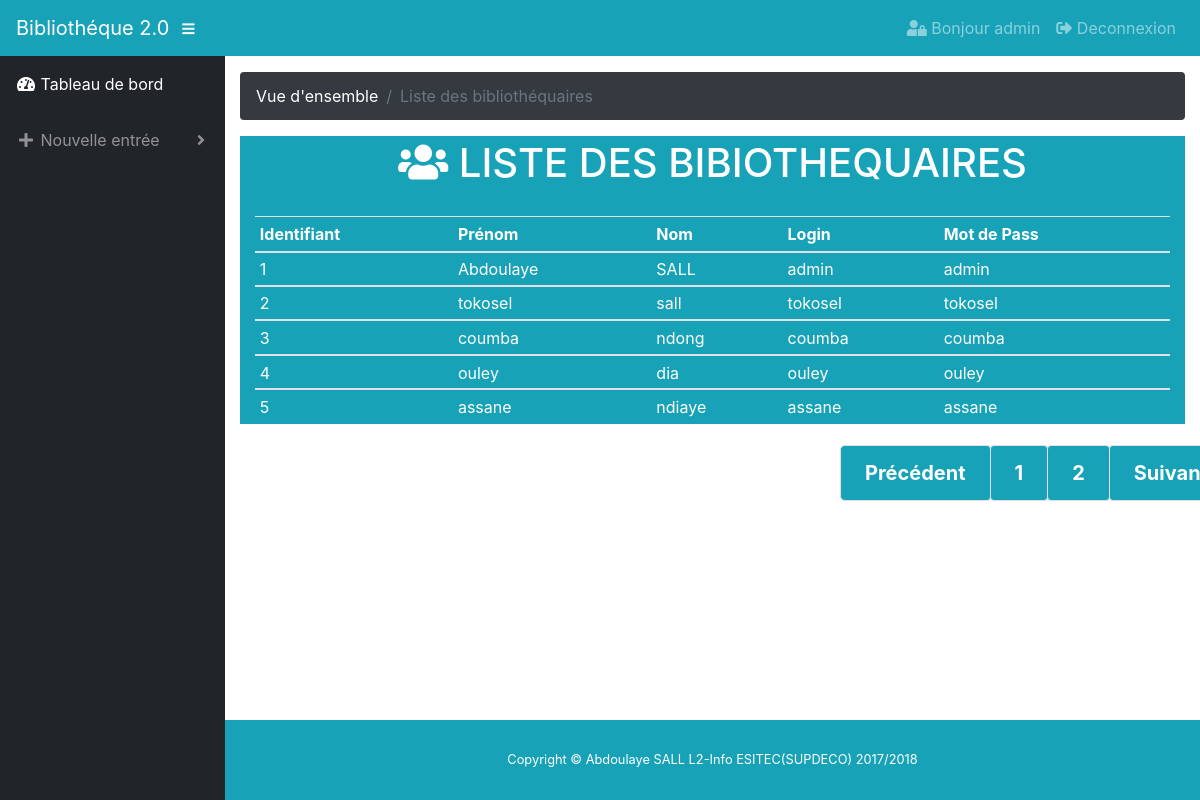
/bibliothequaires.php (signed in), run on the app's committed database.
### tables this page shows
CREATE TABLE IF NOT EXISTS `utilisateurs` (
  `id_user` int(11) NOT NULL AUTO_INCREMENT,
  `prenom` varchar(60) NOT NULL,
  `nom` varchar(25) NOT NULL,
  `login` varchar(60) NOT NULL,
  `password` varchar(255) NOT NULL,
  PRIMARY KEY (`id_user`)
);

### bibliothequaires.php (the view, shortened to what this page needs)
<?php
$db = mysqli_connect('localhost', 'root', '', 'bibiotheque');
?>
<!DOCTYPE html>
<html lang="fr">
  <head>
    <link href="bootstrap/css/bootstrap.min.css" rel="stylesheet">
    <link href="fontawesome-free/css/all.min.css" rel="stylesheet" type="text/css">
    <link href="datatables/dataTables.bootstrap4.css" rel="stylesheet">
    <link href="css/sb-admin.css" rel="stylesheet">
    <link rel="stylesheet" type="text/css" href="css/main.css">
  </head>
  <body id="page-top">
    <nav class="navbar navbar-expand navbar-dark bg-info static-top">
       <?php
      if ($_SESSION['login'] == "admin") {
          echo ('<a class="navbar-brand mr-1" href="admin.php">Bibliothéque 2.0</a>');
        }else{
          echo ('<a class="navbar-brand mr-1" href="accueil.php">Bibliothéque 2.0</a>');
        }
      ?>
      <button class="btn btn-link btn-sm text-white order-1 order-sm-0" id="sidebarToggle" href="#">
        <i class="fas fa-bars"></i>
      </button>
        <div class="collapse navbar-collapse" id="navbarResponsive">
          <ul class="navbar-nav ml-auto">
            <li class="nav-item"><a class="nav-link js-scroll-trigger"><i class="fas fa-user-lock"></i> <?php echo "Bonjour ".$_SESSION['login'];?></a></li>
            <li class="nav-item">
              <a class="nav-link js-scroll-trigger" href="index.php"><i class="fas fa-sign-out-alt"></i> Deconnexion</a>
            </li>
          </ul>
        </div>
    </nav>
    <div id="wrapper">
      <ul class="sidebar navbar-nav">
        <li class="nav-item active">
          <a class="nav-link" href="#">
            <i class="fas fa-fw fa-tachometer-alt"></i>
            <span>Tableau de bord</span>
          </a>
        </li>
        <li class="nav-item dropdown">
          <a class="nav-link dropdown-toggle" href="#" id="pagesDropdown" role="button" data-toggle="dropdown" aria-haspopup="true" aria-expanded="false">
            <i class="fas fa-fw fa-plus"></i>
            <span>Nouvelle entrée</span>
          </a>
        </li>
      </ul>
      <div id="content-wrapper">
        <div class="container-fluid">
          <ol class="breadcrumb bg-dark">
            <li class="breadcrumb-item">
              <?php
              if ($_SESSION['login'] == "admin") {
                  echo ('<a class="breadcrumb-item active" style="color:white;" href="admin.php">Vue d\'ensemble</a>');
                }else{
                  echo ('<a class="breadcrumb-item active" style="color:white;" href="accueil.php">Vue d\'ensemble</a>');
                }
              ?>
            </li>
            <li class="breadcrumb-item active">Liste des bibliothéquaires</li>
          </ol>
    <div class="row">
		<div class="col-xl-12 col-sm-6 mb-3">
			<div class="col-lg-12 header"><h1 class="section-heading text-uppercase" align="center"><i class="fas fa-users"></i> Liste des bibiothequaires</h1></div>
			<div class="col-lg-12 content">
				<?php
				$userParPage=5;
$retour_total=mysqli_query($db,'SELECT COUNT(*) AS total FROM utilisateurs');
$donnees_total=mysqli_fetch_assoc($retour_total);
$total=$donnees_total['total'];
$nombreDePages=ceil($total/$userParPage);
if(isset($_GET['page']))
{
     $pageActuelle=intval($_GET['page']);
     if($pageActuelle>$nombreDePages)
     {
          $pageActuelle=$nombreDePages;
     }
}
else
{
     $pageActuelle=1;
}
$premiereEntree=($pageActuelle-1)*$userParPage;
$retourUser=mysqli_query($db,'SELECT * FROM utilisateurs ORDER BY id_user LIMIT '.$premiereEntree.', '.$userParPage.'');
if($retourUser){
          echo "<table class='table table-sm table-hover'>\n";
          echo "<thead>\n";
          echo "<tr>\n";
          echo "<th scope='col'>Identifiant</th>\n";
          echo "<th scope='col'>Prénom</th>\n";
          echo "<th scope='col'>Nom</th>\n";
          echo "<th scope='col'>Login</th>\n";
          echo "<th scope='col'>Mot de Pass</th>\n";
          echo "</thead>\n";
while($donnee_bibiothequaire=mysqli_fetch_assoc($retourUser)){
            echo "<tbody>\n";
            echo "<tr>\n";
            echo "<td>".$donnee_bibiothequaire["id_user"]."</td>\n";
            echo "<td>".$donnee_bibiothequaire["prenom"]."</td>\n";
            echo "<td>".$donnee_bibiothequaire["nom"]."</td>\n";
            echo "<td>".$donnee_bibiothequaire["login"]."</td>\n";
            echo "<td>".$donnee_bibiothequaire["password"]."</td>\n";
            echo "</tbody>\n";
      }
      echo "</table>\n";
    }
			?>
			</div>
		<div class="col-lg-8 pagination pagination-lg" align="center">
				<?php
			echo "<nav aria-label='Page navigation'>";
			echo "<ul class='pagination'>";
			echo "<li class='page-item'><a class='page-link badge badge-info' href='bibliothequaires.php'>Précédent</a></li>";
			for($i=1; $i<=$nombreDePages; $i++){
			     if($i==$pageActuelle){
			  		echo "<li class='page-item'><a class='page-link badge badge-info' href='bibliothequaires.php?page=$i''>$i</a></li>";
			     }else{
			          echo "<li class='page-item'> <a class='page-link badge badge-info' href='bibliothequaires.php?page=$i'>$i</a></li> ";
			     }
			}
			echo "<li class='page-item'><a class='page-link badge badge-info' href='bibliothequaires.php?page=$i+1'>Suivant</a></li>";
				?>
		</div>
		</div>
  </div>
        </div>
        <footer class="sticky-footer bg-info">
          <div class="container my-auto">
            <div class="copyright text-center my-auto">
              <span>Copyright ©  Abdoulaye SALL L2-Info ESITEC(SUPDECO) 2017/2018</span>
            </div>
          </div>
        </footer>
      </div>
    </div>
  </body>
</html>

### css/sb-admin.css (style rules this page uses)
html { position: relative; min-height: 100%; }
body { height: 100%; color: white; }
#wrapper { display: -webkit-box; display: -ms-flexbox; display: flex; }
#wrapper #content-wrapper { overflow-x: hidden; width: 100%; padding-top: 1rem; padding-bottom: 80px; }
.navbar-nav .nav-item.active .nav-link { color: #fff; }
.navbar-nav .nav-item.dropdown .dropdown-toggle::after { width: 1rem; text-align: center; float: right; vertical-align: 0; border: 0; font-weight: 900; content: '\f105'; font-family: 'Font Awesome 5 Free'; }
.sidebar { width: 90px !important; background-color: #212529; min-height: calc(100vh - 56px); }
.sidebar .nav-item:last-child { margin-bottom: 1rem; }
.sidebar .nav-item .nav-link { text-align: center; padding: 0.75rem 1rem; width: 90px; }
.sidebar .nav-item .nav-link span { font-size: 0.65rem; display: block; }
.sidebar .nav-item.dropdown .dropdown-toggle::after { display: none; }
.sidebar .nav-item .nav-link { color: rgba(255, 255, 255, 0.5); }
@media (min-width: 768px) { .sidebar { width: 225px !important; } }
@media (min-width: 768px) { .sidebar .nav-item .nav-link { display: block; width: 100%; text-align: left; padding: 1rem; width: 225px; } }
@media (min-width: 768px) { .sidebar .nav-item .nav-link span { font-size: 1rem; display: inline; } }
@media (min-width: 768px) { .sidebar .nav-item.dropdown .dropdown-toggle::after { display: block; } }
:root { --input-padding-x: 0.75rem; --input-padding-y: 0.75rem; }
footer.sticky-footer { display: -webkit-box; display: -ms-flexbox; display: flex; position: absolute; right: 0; bottom: 0; width: calc(100% - 90px); height: 80px; background-color: #e9ecef; }
footer.sticky-footer .copyright { line-height: 1; font-size: 0.8rem; }
@media (min-width: 768px) { footer.sticky-footer { width: calc(100% - 225px); } }

### css/main.css (style rules this page uses)
body { background-image: url('biblio.jpg'); }
.header { width: 100%; height: 80px; padding-top: 3px; color: white; background-color: #17a2b8; }
.content { width:100%; background-color: #17a2b8; color: white; }
.pagination { margin-left: 300px; margin-top: 5px; }

### data on the page
utilisateurs: id_user "1", prenom "Abdoulaye", nom "SALL", login "admin", password "admin"
utilisateurs: id_user "2", prenom "tokosel", nom "sall", login "tokosel", password "tokosel"
utilisateurs: id_user "3", prenom "coumba", nom "ndong", login "coumba", password "coumba"
utilisateurs: id_user "4", prenom "ouley", nom "dia", login "ouley", password "ouley"
utilisateurs: id_user "5", prenom "assane", nom "ndiaye", login "assane", password "assane"

### other printed values
$_SESSION['login'] "admin"
